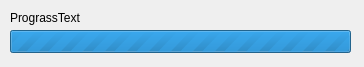
<?xml version="1.0" encoding="UTF-8"?>
<ui version="4.0">
 <class>Form</class>
 <widget class="QWidget" name="Form">
  <property name="geometry">
   <rect>
    <x>0</x>
    <y>0</y>
    <width>364</width>
    <height>67</height>
   </rect>
  </property>
  <property name="windowTitle">
   <string>Form</string>
  </property>
  <widget class="QProgressBar" name="progressBar">
   <property name="geometry">
    <rect>
     <x>10</x>
     <y>30</y>
     <width>341</width>
     <height>23</height>
    </rect>
   </property>
   <property name="maximum">
    <number>0</number>
   </property>
   <property name="value">
    <number>-1</number>
   </property>
   <property name="textVisible">
    <bool>false</bool>
   </property>
  </widget>
  <widget class="QLabel" name="progLabel">
   <property name="geometry">
    <rect>
     <x>10</x>
     <y>10</y>
     <width>341</width>
     <height>16</height>
    </rect>
   </property>
   <property name="text">
    <string>PrograssText</string>
   </property>
  </widget>
 </widget>
 <resources/>
 <connections/>
</ui>
